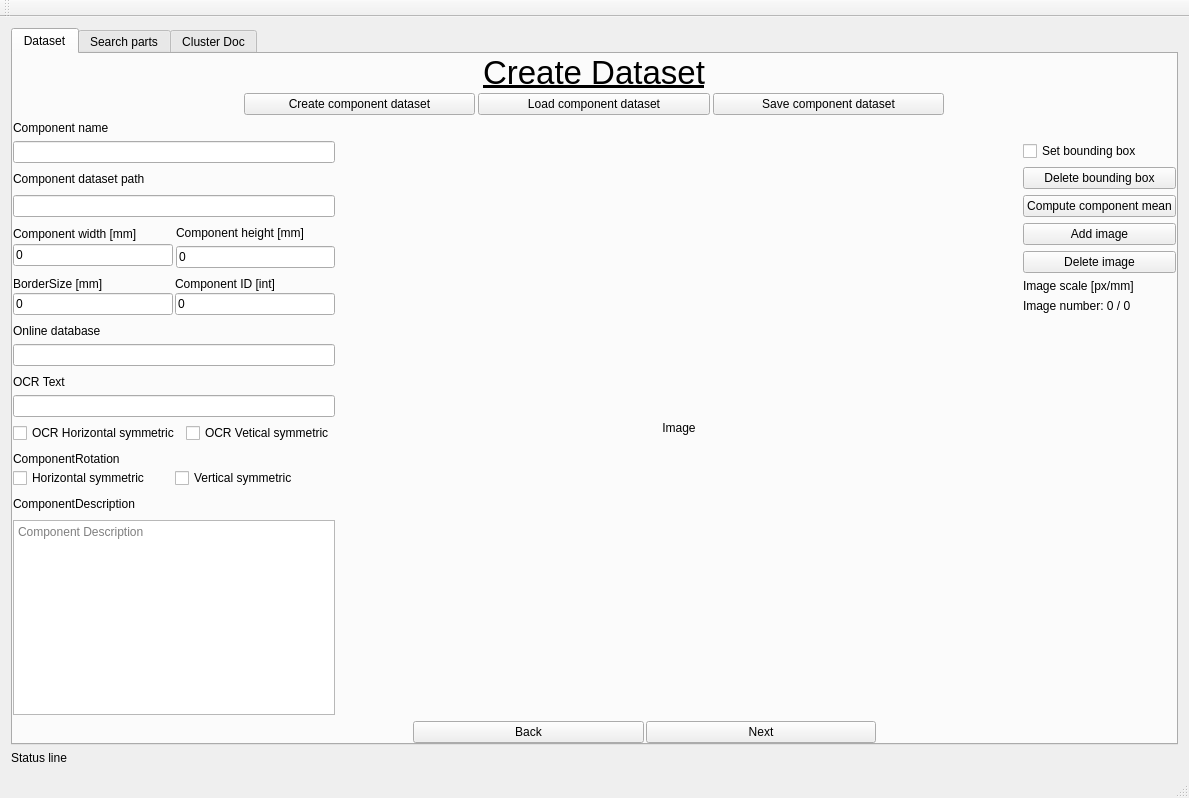
<?xml version="1.0" encoding="UTF-8"?>
<ui version="4.0">
 <class>MainWindow</class>
 <widget class="QMainWindow" name="MainWindow">
  <property name="geometry">
   <rect>
    <x>0</x>
    <y>0</y>
    <width>1189</width>
    <height>798</height>
   </rect>
  </property>
  <property name="sizePolicy">
   <sizepolicy hsizetype="Preferred" vsizetype="Maximum">
    <horstretch>0</horstretch>
    <verstretch>0</verstretch>
   </sizepolicy>
  </property>
  <property name="windowTitle">
   <string>MainWindow</string>
  </property>
  <widget class="QWidget" name="centralWidget">
   <property name="sizePolicy">
    <sizepolicy hsizetype="Preferred" vsizetype="Preferred">
     <horstretch>0</horstretch>
     <verstretch>0</verstretch>
    </sizepolicy>
   </property>
   <layout class="QVBoxLayout" name="verticalLayout">
    <item>
     <layout class="QGridLayout" name="gridLayout_7">
      <item row="1" column="0">
       <widget class="QTabWidget" name="TAB">
        <property name="sizePolicy">
         <sizepolicy hsizetype="Expanding" vsizetype="Expanding">
          <horstretch>0</horstretch>
          <verstretch>0</verstretch>
         </sizepolicy>
        </property>
        <property name="currentIndex">
         <number>0</number>
        </property>
        <widget class="QWidget" name="DATASET">
         <property name="enabled">
          <bool>true</bool>
         </property>
         <property name="sizePolicy">
          <sizepolicy hsizetype="Expanding" vsizetype="Expanding">
           <horstretch>0</horstretch>
           <verstretch>0</verstretch>
          </sizepolicy>
         </property>
         <attribute name="title">
          <string>Dataset</string>
         </attribute>
         <layout class="QGridLayout" name="gridLayout_3">
          <property name="leftMargin">
           <number>0</number>
          </property>
          <property name="topMargin">
           <number>0</number>
          </property>
          <property name="rightMargin">
           <number>0</number>
          </property>
          <property name="bottomMargin">
           <number>0</number>
          </property>
          <item row="0" column="0">
           <layout class="QGridLayout" name="gridLayout_2">
            <item row="0" column="0">
             <layout class="QGridLayout" name="gridLayout_6">
              <item row="0" column="0">
               <spacer name="horizontalSpacer_11">
                <property name="orientation">
                 <enum>Qt::Horizontal</enum>
                </property>
                <property name="sizeType">
                 <enum>QSizePolicy::Preferred</enum>
                </property>
                <property name="sizeHint" stdset="0">
                 <size>
                  <width>160</width>
                  <height>20</height>
                 </size>
                </property>
               </spacer>
              </item>
              <item row="0" column="3">
               <layout class="QVBoxLayout" name="verticalLayout_6">
                <property name="spacing">
                 <number>2</number>
                </property>
                <item>
                 <widget class="QLabel" name="CreateDatasetLabel">
                  <property name="enabled">
                   <bool>true</bool>
                  </property>
                  <property name="sizePolicy">
                   <sizepolicy hsizetype="Expanding" vsizetype="Fixed">
                    <horstretch>0</horstretch>
                    <verstretch>0</verstretch>
                   </sizepolicy>
                  </property>
                  <property name="minimumSize">
                   <size>
                    <width>10</width>
                    <height>10</height>
                   </size>
                  </property>
                  <property name="maximumSize">
                   <size>
                    <width>700</width>
                    <height>60</height>
                   </size>
                  </property>
                  <property name="font">
                   <font>
                    <pointsize>25</pointsize>
                    <weight>50</weight>
                    <bold>false</bold>
                    <underline>true</underline>
                    <kerning>true</kerning>
                   </font>
                  </property>
                  <property name="layoutDirection">
                   <enum>Qt::LeftToRight</enum>
                  </property>
                  <property name="text">
                   <string>Create Dataset</string>
                  </property>
                  <property name="textFormat">
                   <enum>Qt::AutoText</enum>
                  </property>
                  <property name="scaledContents">
                   <bool>true</bool>
                  </property>
                  <property name="alignment">
                   <set>Qt::AlignCenter</set>
                  </property>
                 </widget>
                </item>
                <item>
                 <layout class="QHBoxLayout" name="horizontalLayout_13">
                  <property name="spacing">
                   <number>3</number>
                  </property>
                  <item>
                   <widget class="QPushButton" name="CreateCompDataset">
                    <property name="text">
                     <string>Create component dataset</string>
                    </property>
                   </widget>
                  </item>
                  <item>
                   <widget class="QPushButton" name="LoadCompDataset">
                    <property name="text">
                     <string>Load component dataset</string>
                    </property>
                   </widget>
                  </item>
                  <item>
                   <widget class="QPushButton" name="SaveCompDataset">
                    <property name="text">
                     <string>Save component dataset</string>
                    </property>
                   </widget>
                  </item>
                 </layout>
                </item>
               </layout>
              </item>
              <item row="0" column="4">
               <spacer name="horizontalSpacer_12">
                <property name="orientation">
                 <enum>Qt::Horizontal</enum>
                </property>
                <property name="sizeType">
                 <enum>QSizePolicy::Preferred</enum>
                </property>
                <property name="sizeHint" stdset="0">
                 <size>
                  <width>160</width>
                  <height>20</height>
                 </size>
                </property>
               </spacer>
              </item>
             </layout>
            </item>
            <item row="1" column="0">
             <layout class="QGridLayout" name="gridLayout_5">
              <item row="1" column="0">
               <layout class="QVBoxLayout" name="verticalLayout_11">
                <property name="spacing">
                 <number>9</number>
                </property>
                <item>
                 <widget class="QLineEdit" name="ComponentName">
                  <property name="sizePolicy">
                   <sizepolicy hsizetype="Preferred" vsizetype="Fixed">
                    <horstretch>0</horstretch>
                    <verstretch>0</verstretch>
                   </sizepolicy>
                  </property>
                  <property name="text">
                   <string/>
                  </property>
                 </widget>
                </item>
                <item>
                 <widget class="QLabel" name="ComponentPathLabel">
                  <property name="sizePolicy">
                   <sizepolicy hsizetype="Preferred" vsizetype="Fixed">
                    <horstretch>0</horstretch>
                    <verstretch>0</verstretch>
                   </sizepolicy>
                  </property>
                  <property name="text">
                   <string>Component dataset path</string>
                  </property>
                 </widget>
                </item>
                <item>
                 <layout class="QHBoxLayout" name="horizontalLayout_4">
                  <item>
                   <widget class="QLineEdit" name="ComponentDatasetPath">
                    <property name="sizePolicy">
                     <sizepolicy hsizetype="Preferred" vsizetype="Fixed">
                      <horstretch>0</horstretch>
                      <verstretch>0</verstretch>
                     </sizepolicy>
                    </property>
                    <property name="text">
                     <string/>
                    </property>
                   </widget>
                  </item>
                 </layout>
                </item>
                <item>
                 <layout class="QHBoxLayout" name="horizontalLayout_25">
                  <property name="spacing">
                   <number>3</number>
                  </property>
                  <item>
                   <layout class="QVBoxLayout" name="verticalLayout_4">
                    <property name="spacing">
                     <number>2</number>
                    </property>
                    <item>
                     <widget class="QLabel" name="ComponentWidthLabel">
                      <property name="sizePolicy">
                       <sizepolicy hsizetype="Preferred" vsizetype="Fixed">
                        <horstretch>0</horstretch>
                        <verstretch>0</verstretch>
                       </sizepolicy>
                      </property>
                      <property name="text">
                       <string>Component width [mm]</string>
                      </property>
                     </widget>
                    </item>
                    <item>
                     <widget class="QLineEdit" name="ComponentWidth">
                      <property name="enabled">
                       <bool>true</bool>
                      </property>
                      <property name="sizePolicy">
                       <sizepolicy hsizetype="Preferred" vsizetype="Fixed">
                        <horstretch>0</horstretch>
                        <verstretch>0</verstretch>
                       </sizepolicy>
                      </property>
                      <property name="text">
                       <string>0</string>
                      </property>
                     </widget>
                    </item>
                   </layout>
                  </item>
                  <item>
                   <layout class="QVBoxLayout" name="verticalLayout_5">
                    <item>
                     <widget class="QLabel" name="ComponentHeightLabel">
                      <property name="sizePolicy">
                       <sizepolicy hsizetype="Preferred" vsizetype="Fixed">
                        <horstretch>0</horstretch>
                        <verstretch>0</verstretch>
                       </sizepolicy>
                      </property>
                      <property name="text">
                       <string>Component height [mm]</string>
                      </property>
                     </widget>
                    </item>
                    <item>
                     <widget class="QLineEdit" name="ComponentHeight">
                      <property name="sizePolicy">
                       <sizepolicy hsizetype="Preferred" vsizetype="Fixed">
                        <horstretch>0</horstretch>
                        <verstretch>0</verstretch>
                       </sizepolicy>
                      </property>
                      <property name="text">
                       <string>0</string>
                      </property>
                     </widget>
                    </item>
                   </layout>
                  </item>
                 </layout>
                </item>
                <item>
                 <layout class="QHBoxLayout" name="horizontalLayout_26">
                  <property name="spacing">
                   <number>2</number>
                  </property>
                  <item>
                   <layout class="QVBoxLayout" name="verticalLayout_7">
                    <property name="spacing">
                     <number>2</number>
                    </property>
                    <item>
                     <widget class="QLabel" name="BorderSizeLabel">
                      <property name="sizePolicy">
                       <sizepolicy hsizetype="Preferred" vsizetype="Fixed">
                        <horstretch>0</horstretch>
                        <verstretch>0</verstretch>
                       </sizepolicy>
                      </property>
                      <property name="text">
                       <string>BorderSize [mm]</string>
                      </property>
                     </widget>
                    </item>
                    <item>
                     <widget class="QLineEdit" name="BorderSize">
                      <property name="sizePolicy">
                       <sizepolicy hsizetype="Preferred" vsizetype="Fixed">
                        <horstretch>0</horstretch>
                        <verstretch>0</verstretch>
                       </sizepolicy>
                      </property>
                      <property name="text">
                       <string>0</string>
                      </property>
                     </widget>
                    </item>
                   </layout>
                  </item>
                  <item>
                   <layout class="QVBoxLayout" name="verticalLayout_8">
                    <property name="spacing">
                     <number>2</number>
                    </property>
                    <item>
                     <widget class="QLabel" name="ComponentIDLabel">
                      <property name="sizePolicy">
                       <sizepolicy hsizetype="Preferred" vsizetype="Fixed">
                        <horstretch>0</horstretch>
                        <verstretch>0</verstretch>
                       </sizepolicy>
                      </property>
                      <property name="text">
                       <string>Component ID [int]</string>
                      </property>
                     </widget>
                    </item>
                    <item>
                     <widget class="QLineEdit" name="ComponentID">
                      <property name="sizePolicy">
                       <sizepolicy hsizetype="Preferred" vsizetype="Fixed">
                        <horstretch>0</horstretch>
                        <verstretch>0</verstretch>
                       </sizepolicy>
                      </property>
                      <property name="text">
                       <string>0</string>
                      </property>
                     </widget>
                    </item>
                   </layout>
                  </item>
                 </layout>
                </item>
                <item>
                 <layout class="QHBoxLayout" name="horizontalLayout_27">
                  <property name="spacing">
                   <number>2</number>
                  </property>
                  <item>
                   <layout class="QVBoxLayout" name="verticalLayout_14">
                    <item>
                     <widget class="QLabel" name="label_2">
                      <property name="sizePolicy">
                       <sizepolicy hsizetype="Preferred" vsizetype="Fixed">
                        <horstretch>0</horstretch>
                        <verstretch>0</verstretch>
                       </sizepolicy>
                      </property>
                      <property name="text">
                       <string>Online database</string>
                      </property>
                     </widget>
                    </item>
                    <item>
                     <widget class="QLineEdit" name="OnlineDataBase">
                      <property name="sizePolicy">
                       <sizepolicy hsizetype="Preferred" vsizetype="Fixed">
                        <horstretch>0</horstretch>
                        <verstretch>0</verstretch>
                       </sizepolicy>
                      </property>
                      <property name="text">
                       <string/>
                      </property>
                     </widget>
                    </item>
                   </layout>
                  </item>
                 </layout>
                </item>
                <item>
                 <layout class="QVBoxLayout" name="verticalLayout_10">
                  <item>
                   <widget class="QLabel" name="OCRTextLabel">
                    <property name="sizePolicy">
                     <sizepolicy hsizetype="Preferred" vsizetype="Fixed">
                      <horstretch>0</horstretch>
                      <verstretch>0</verstretch>
                     </sizepolicy>
                    </property>
                    <property name="text">
                     <string>OCR Text</string>
                    </property>
                   </widget>
                  </item>
                  <item>
                   <widget class="QLineEdit" name="OCRText">
                    <property name="sizePolicy">
                     <sizepolicy hsizetype="Preferred" vsizetype="Fixed">
                      <horstretch>0</horstretch>
                      <verstretch>0</verstretch>
                     </sizepolicy>
                    </property>
                    <property name="text">
                     <string/>
                    </property>
                   </widget>
                  </item>
                  <item>
                   <layout class="QHBoxLayout" name="horizontalLayout_6">
                    <item>
                     <widget class="QCheckBox" name="OCRAxialSymmetricHorizontal">
                      <property name="text">
                       <string>OCR Horizontal symmetric</string>
                      </property>
                     </widget>
                    </item>
                    <item>
                     <widget class="QCheckBox" name="OCRAxialSymmetricVertical">
                      <property name="text">
                       <string>OCR Vetical symmetric</string>
                      </property>
                     </widget>
                    </item>
                   </layout>
                  </item>
                 </layout>
                </item>
                <item>
                 <layout class="QVBoxLayout" name="verticalLayout_16">
                  <property name="spacing">
                   <number>2</number>
                  </property>
                  <item>
                   <widget class="QLabel" name="RotationLabel">
                    <property name="sizePolicy">
                     <sizepolicy hsizetype="Preferred" vsizetype="Fixed">
                      <horstretch>0</horstretch>
                      <verstretch>0</verstretch>
                     </sizepolicy>
                    </property>
                    <property name="text">
                     <string>ComponentRotation</string>
                    </property>
                   </widget>
                  </item>
                  <item>
                   <layout class="QHBoxLayout" name="horizontalLayout_5">
                    <property name="spacing">
                     <number>2</number>
                    </property>
                    <item>
                     <widget class="QCheckBox" name="AxialSymmetricHorizontal">
                      <property name="text">
                       <string>Horizontal symmetric </string>
                      </property>
                     </widget>
                    </item>
                    <item>
                     <widget class="QCheckBox" name="AxialSymmetricVertical">
                      <property name="text">
                       <string>Vertical symmetric </string>
                      </property>
                     </widget>
                    </item>
                   </layout>
                  </item>
                 </layout>
                </item>
                <item>
                 <widget class="QLabel" name="ComponentDescriptionLabel">
                  <property name="sizePolicy">
                   <sizepolicy hsizetype="Preferred" vsizetype="Fixed">
                    <horstretch>0</horstretch>
                    <verstretch>0</verstretch>
                   </sizepolicy>
                  </property>
                  <property name="text">
                   <string>ComponentDescription</string>
                  </property>
                 </widget>
                </item>
                <item>
                 <widget class="QTextEdit" name="ComponentDescription">
                  <property name="sizePolicy">
                   <sizepolicy hsizetype="Preferred" vsizetype="Preferred">
                    <horstretch>0</horstretch>
                    <verstretch>0</verstretch>
                   </sizepolicy>
                  </property>
                  <property name="documentTitle">
                   <string>Description</string>
                  </property>
                  <property name="placeholderText">
                   <string>Component Description</string>
                  </property>
                 </widget>
                </item>
               </layout>
              </item>
              <item row="1" column="1">
               <layout class="QHBoxLayout" name="horizontalLayout_28">
                <item>
                 <widget class="QLabel" name="Image">
                  <property name="sizePolicy">
                   <sizepolicy hsizetype="Expanding" vsizetype="Preferred">
                    <horstretch>0</horstretch>
                    <verstretch>0</verstretch>
                   </sizepolicy>
                  </property>
                  <property name="text">
                   <string>Image</string>
                  </property>
                  <property name="alignment">
                   <set>Qt::AlignCenter</set>
                  </property>
                 </widget>
                </item>
                <item>
                 <layout class="QVBoxLayout" name="verticalLayout_9">
                  <item>
                   <widget class="QCheckBox" name="BBox">
                    <property name="sizePolicy">
                     <sizepolicy hsizetype="Preferred" vsizetype="Fixed">
                      <horstretch>0</horstretch>
                      <verstretch>0</verstretch>
                     </sizepolicy>
                    </property>
                    <property name="text">
                     <string>Set bounding box</string>
                    </property>
                   </widget>
                  </item>
                  <item>
                   <widget class="QPushButton" name="DeleteBBox">
                    <property name="text">
                     <string>Delete bounding box</string>
                    </property>
                   </widget>
                  </item>
                  <item>
                   <widget class="QPushButton" name="ComponentMean">
                    <property name="text">
                     <string>Compute component mean</string>
                    </property>
                   </widget>
                  </item>
                  <item>
                   <widget class="QPushButton" name="AddImage">
                    <property name="sizePolicy">
                     <sizepolicy hsizetype="Preferred" vsizetype="Fixed">
                      <horstretch>0</horstretch>
                      <verstretch>0</verstretch>
                     </sizepolicy>
                    </property>
                    <property name="text">
                     <string>Add image</string>
                    </property>
                   </widget>
                  </item>
                  <item>
                   <widget class="QPushButton" name="DeleteImage">
                    <property name="text">
                     <string>Delete image</string>
                    </property>
                   </widget>
                  </item>
                  <item>
                   <widget class="QLabel" name="ImageScale">
                    <property name="sizePolicy">
                     <sizepolicy hsizetype="Preferred" vsizetype="Fixed">
                      <horstretch>0</horstretch>
                      <verstretch>0</verstretch>
                     </sizepolicy>
                    </property>
                    <property name="text">
                     <string>Image scale [px/mm]</string>
                    </property>
                   </widget>
                  </item>
                  <item>
                   <widget class="QLabel" name="ImageNumber">
                    <property name="sizePolicy">
                     <sizepolicy hsizetype="Preferred" vsizetype="Fixed">
                      <horstretch>0</horstretch>
                      <verstretch>0</verstretch>
                     </sizepolicy>
                    </property>
                    <property name="text">
                     <string>Image number: 0 / 0</string>
                    </property>
                   </widget>
                  </item>
                  <item>
                   <spacer name="verticalSpacer">
                    <property name="orientation">
                     <enum>Qt::Vertical</enum>
                    </property>
                    <property name="sizeType">
                     <enum>QSizePolicy::Expanding</enum>
                    </property>
                    <property name="sizeHint" stdset="0">
                     <size>
                      <width>20</width>
                      <height>40</height>
                     </size>
                    </property>
                   </spacer>
                  </item>
                 </layout>
                </item>
               </layout>
              </item>
              <item row="0" column="0">
               <widget class="QLabel" name="ComponentNameLabel">
                <property name="sizePolicy">
                 <sizepolicy hsizetype="Preferred" vsizetype="Fixed">
                  <horstretch>0</horstretch>
                  <verstretch>0</verstretch>
                 </sizepolicy>
                </property>
                <property name="text">
                 <string>Component name</string>
                </property>
               </widget>
              </item>
             </layout>
            </item>
            <item row="2" column="0">
             <layout class="QGridLayout" name="gridLayout_4">
              <item row="0" column="0">
               <spacer name="horizontalSpacer_9">
                <property name="orientation">
                 <enum>Qt::Horizontal</enum>
                </property>
                <property name="sizeType">
                 <enum>QSizePolicy::Fixed</enum>
                </property>
                <property name="sizeHint" stdset="0">
                 <size>
                  <width>400</width>
                  <height>20</height>
                 </size>
                </property>
               </spacer>
              </item>
              <item row="0" column="1">
               <layout class="QHBoxLayout" name="horizontalLayout_23">
                <item>
                 <layout class="QHBoxLayout" name="horizontalLayout_24">
                  <property name="spacing">
                   <number>2</number>
                  </property>
                  <item>
                   <widget class="QPushButton" name="Back">
                    <property name="sizePolicy">
                     <sizepolicy hsizetype="Minimum" vsizetype="Preferred">
                      <horstretch>0</horstretch>
                      <verstretch>0</verstretch>
                     </sizepolicy>
                    </property>
                    <property name="text">
                     <string>Back</string>
                    </property>
                   </widget>
                  </item>
                  <item>
                   <widget class="QPushButton" name="Next">
                    <property name="sizePolicy">
                     <sizepolicy hsizetype="Minimum" vsizetype="Preferred">
                      <horstretch>0</horstretch>
                      <verstretch>0</verstretch>
                     </sizepolicy>
                    </property>
                    <property name="text">
                     <string>Next</string>
                    </property>
                   </widget>
                  </item>
                 </layout>
                </item>
               </layout>
              </item>
              <item row="0" column="2">
               <spacer name="horizontalSpacer_10">
                <property name="orientation">
                 <enum>Qt::Horizontal</enum>
                </property>
                <property name="sizeType">
                 <enum>QSizePolicy::Fixed</enum>
                </property>
                <property name="sizeHint" stdset="0">
                 <size>
                  <width>300</width>
                  <height>20</height>
                 </size>
                </property>
               </spacer>
              </item>
             </layout>
            </item>
           </layout>
          </item>
         </layout>
        </widget>
        <widget class="QWidget" name="SEARCH">
         <attribute name="title">
          <string>Search parts</string>
         </attribute>
         <layout class="QVBoxLayout" name="verticalLayout_2">
          <item>
           <layout class="QVBoxLayout" name="SEARCH_Vertical">
            <property name="spacing">
             <number>3</number>
            </property>
           </layout>
          </item>
         </layout>
        </widget>
        <widget class="QWidget" name="TRAINING">
         <attribute name="title">
          <string>Cluster Doc</string>
         </attribute>
        </widget>
       </widget>
      </item>
     </layout>
    </item>
    <item>
     <widget class="QLabel" name="StatusLine">
      <property name="text">
       <string>Status line</string>
      </property>
     </widget>
    </item>
   </layout>
  </widget>
  <widget class="QMenuBar" name="menuBar">
   <property name="geometry">
    <rect>
     <x>0</x>
     <y>0</y>
     <width>1189</width>
     <height>21</height>
    </rect>
   </property>
  </widget>
  <widget class="QToolBar" name="mainToolBar">
   <attribute name="toolBarArea">
    <enum>TopToolBarArea</enum>
   </attribute>
   <attribute name="toolBarBreak">
    <bool>false</bool>
   </attribute>
  </widget>
  <widget class="QStatusBar" name="statusBar"/>
 </widget>
 <layoutdefault spacing="6" margin="11"/>
 <resources/>
 <connections/>
</ui>
